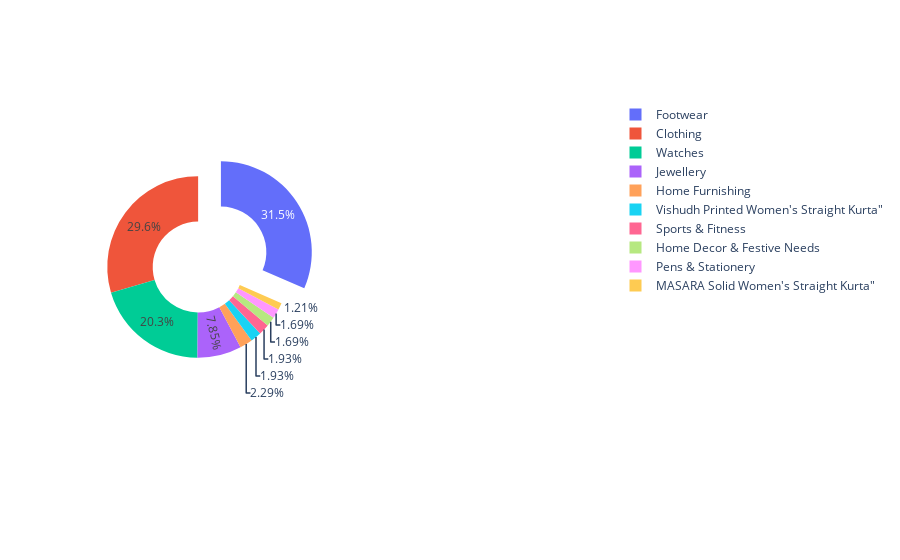

Source (notebook cell):
### Code cell
fig_both.update_traces(hole=.5, hoverinfo="label+percent+name")

### Figure 1 — Plotly figure (JSON) as saved in the notebook; plotly's stock layout.template omitted (floating-point values rounded to 4 significant figures)
{"data": [{"domain": {"x": [0, 0.45], "y": [0, 1]}, "hole": 0.5, "hoverinfo": "label+percent+name", "labels": ["Footwear", "Clothing", "Watches", "Jewellery", "Home Furnishing", "Vishudh Printed Women's Straight Kurta\"", "Sports & Fitness", "Home Decor & Festive Needs", "Pens & Stationery", "MASARA Solid Women's Straight Kurta\""], "name": "Top Products", "pull": [0.3, 0, 0, 0], "type": "pie", "values": [261, 245, 168, 65, 19, 16, 16, 14, 14, 10]}], "layout": {}}
